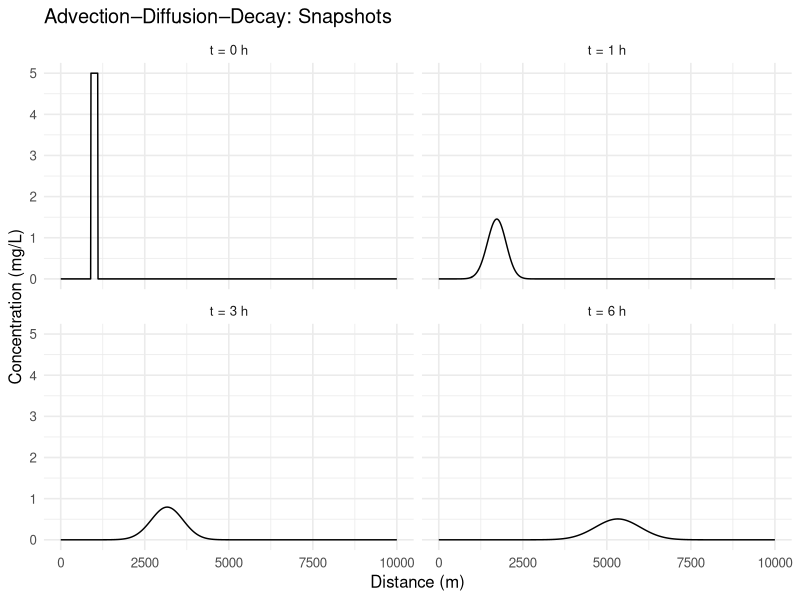
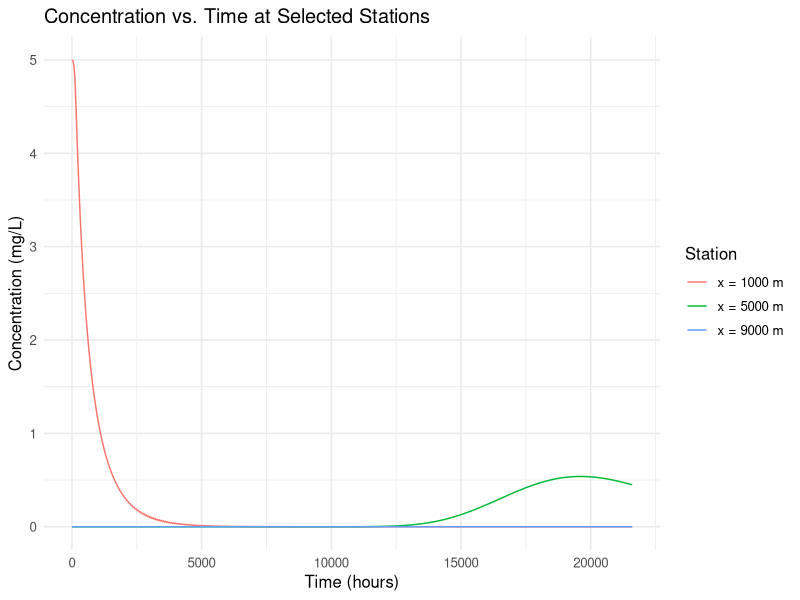

The R script that drew these images, in order:
# ----------------------------------------------
# 1-D Advection–Diffusion–Decay (ADE) Template
# Crank–Nicolson (diffusion) + upwind (advection)
# ----------------------------------------------

suppressPackageStartupMessages({
  library(ggplot2)
  library(tidyr)
  library(dplyr)
})

run_ade <- function(
    L = 10000,            # domain length (m)
    T_hours = 6,          # total time (hours)
    v = 0.2,              # velocity (m/s), + downstream
    D = 10,               # dispersion (m^2/s)
    k = 1e-5,             # decay rate (1/s)
    C_left = 0,           # left boundary concentration (mg/L) - Dirichlet
    C0 = 0,               # background concentration (mg/L)
    spill_center = 1000,  # m
    spill_width  = 200,   # m (total width)
    spill_conc   = 5,     # mg/L (added on top of background)
    dx = 10,              # spatial step (m) -> N ~ L/dx + 1
    CFL_target = 0.8,     # target advective CFL
    stations_m = c(1000, 5000, 9000),     # where to record time series
    snapshot_hours = c(0, 1, 3, 6)        # profiles to plot
) {
  # ---- Derived quantities ----
  T <- T_hours * 3600       # seconds
  x <- seq(0, L, by = dx)
  N <- length(x)

  # Auto time step from advection CFL (diffusion handled implicitly)
  if (abs(v) > 0) {
    dt_adv <- CFL_target * dx / abs(v)
  } else {
    dt_adv <- 60  # fall-back if v == 0
  }
  dt <- min(dt_adv, 120)      # keep dt reasonable if flow is slow
  nt <- ceiling(T / dt)
  dt <- T / nt                # make it divide T exactly
  time <- seq(0, T, by = dt)
  nt <- length(time) - 1

  # Diagnostics
  CFL <- abs(v) * dt / dx
  rD  <- D * dt / dx^2
  Pe  <- if (D > 0) abs(v) * dx / D else Inf
  message(sprintf("Grid: N=%d (dx=%.2f m), steps=%d (dt=%.2f s)", N, dx, nt, dt))
  message(sprintf("CFL (advection)=%.3f, rD (diffusion)=%.3f, Péclet (dx-scale)=%.3f",
                  CFL, rD, Pe))

  # ---- Initial condition: box spill over background ----
  C <- rep(C0, N)
  half_w <- spill_width / 2
  idx_spill <- which(x >= (spill_center - half_w) & x <= (spill_center + half_w))
  C[idx_spill] <- C[idx_spill] + spill_conc

  # ---- Helper: upwind gradient ∂C/∂x (full grid) ----
  upwind_grad <- function(C, v, dx) {
    g <- numeric(length(C))
    if (v >= 0) {
      # backward difference; g[1] unused (left boundary fixed)
      g[2:length(C)] <- (C[2:length(C)] - C[1:(length(C)-1)]) / dx
      g[1] <- (C[2] - C[1]) / dx  # not used but defined
    } else {
      # forward difference; right boundary: zero-gradient (ghost = last)
      g[1:(length(C)-1)] <- (C[2:length(C)] - C[1:(length(C)-1)]) / dx
      g[length(C)] <- 0
    }
    g
  }

  # ---- Build Crank–Nicolson matrices for diffusion on unknowns C[2..N] ----
  # Lm encodes the second derivative stencil WITHOUT the 1/dx^2 factor.
  nU <- N - 1                # unknowns are i = 2..N  (i=1 is fixed boundary)
  main  <- rep(-2, nU)
  upper <- rep( 1, nU - 1)
  lower <- rep( 1, nU - 1)
  # Right boundary Neumann (∂C/∂x=0): last row becomes [-2, +2]
  lower[nU - 1] <- 2

  # Tridiagonal constructor
  tri <- function(lower, main, upper) {
    M <- matrix(0, nU, nU)
    diag(M) <- main
    M[row(M) == col(M) + 1] <- lower  # below diagonal
    M[row(M) + 1 == col(M)] <- upper  # above diagonal
    M
  }
  Lm <- tri(lower, main, upper)  # stencil (no 1/dx^2)

  lam <- D * dt / (2 * dx^2)     # Crank–Nicolson factor
  A <- diag(nU) - lam * Lm       # left-hand matrix
  B <- diag(nU) + lam * Lm       # right-hand matrix

  # Constant boundary contribution for CN at j=1 (depends on C_left)
  b_cn <- numeric(nU); b_cn[1] <- 2 * lam * C_left

  # ---- Storage ----
  C_store <- matrix(NA_real_, nrow = nt + 1, ncol = N)
  C_store[1, ] <- C

  # ---- Time stepping ----
  for (n in 1:nt) {
    # 1) Advection (explicit, upwind)
    grad <- upwind_grad(C, v, dx)
    adv  <- -v * grad

    # 2) Decay (explicit)
    dec  <- -k * C

    # 3) Assemble RHS on unknowns (i = 2..N)
    CU   <- C[2:N]
    rhs  <- as.vector(B %*% CU) + dt * (adv[2:N] + dec[2:N]) + b_cn

    # 4) Solve for new unknowns with diffusion CN
    CUn  <- solve(A, rhs)

    # 5) Recompose solution, enforce boundaries
    Cnew <- C
    Cnew[1] <- C_left                 # Dirichlet at x=0
    Cnew[2:N] <- CUn
    # Neumann at x=L already built into A/B; no extra step needed

    C <- Cnew
    C_store[n + 1, ] <- C
  }

  # ---- Prepare outputs ----
  df_all <- as_tibble(C_store) |>
    mutate(time_s = time) |>
    pivot_longer(cols = -time_s,
                 names_to = "col", values_to = "C") |>
    mutate(i = as.integer(gsub("V", "", col)),
           x = x[i],
           time_h = time_s / 3600) |>
    select(time_h, x, C)

  # Snapshots
  snapshots <- df_all |> filter(time_h %in% snapshot_hours)

  # Time series at stations (nearest grid points)
  pick_idx <- sapply(stations_m, function(s) which.min(abs(x - s)))
  station_labels <- paste0("x = ", round(x[pick_idx]), " m")
  timeseries <- tibble(time_h = time) |>
    mutate(across(everything(), as.numeric))
  for (j in seq_along(pick_idx)) {
    timeseries[[station_labels[j]]] <- C_store[, pick_idx[j]]
  }
  timeseries <- timeseries |> pivot_longer(-time_h,
                                           names_to = "station",
                                           values_to = "C")

  list(x = x,
       time = time,
       Cmat = C_store,
       snapshots = snapshots,
       timeseries = timeseries,
       grid_info = list(dx = dx, dt = dt, CFL = CFL, rD = rD, Pe = Pe))
}

# ---------------------------
# Run with defaults + plots
# ---------------------------
out <- run_ade()

# Snapshot profiles over distance
p1 <- ggplot(out$snapshots, aes(x = x, y = C, group = factor(time_h))) +
  geom_line() +
  facet_wrap(~ paste0("t = ", time_h, " h"), ncol = 2) +
  labs(x = "Distance (m)", y = "Concentration (mg/L)",
       title = "Advection–Diffusion–Decay: Snapshots") +
  theme_minimal(base_size = 12)

# Time series at stations
p2 <- ggplot(out$timeseries, aes(x = time_h, y = C, color = station)) +
  geom_line() +
  labs(x = "Time (hours)", y = "Concentration (mg/L)",
       color = "Station",
       title = "Concentration vs. Time at Selected Stations") +
  theme_minimal(base_size = 12)

print(p1); print(p2)

# ---------------------------------------
# OPTIONAL: Animation (uncomment to use)
# ---------------------------------------
# install.packages(c("gganimate", "gifski"))
# library(gganimate)
# anim <- ggplot(as.data.frame(out$Cmat) |>
#                  mutate(time_h = out$time/3600) |>
#                  pivot_longer(-time_h, names_to="col", values_to="C") |>
#                  mutate(i = as.integ
#                         x = out$x[i]),
#                aes(x = x, y = C)) +
#   geom_line() +
#   labs(x="Distance (m)", y="Concentration (mg/L)",
#        title = "t = {round(frame_time,2)} h") +
#   transition_time(time_h) +
#   ease_aes('linear') +
#   theme_minimal(base_size=12)
# animate(anim, nframes = 200, fps = 20, renderer = gifski_renderer())
